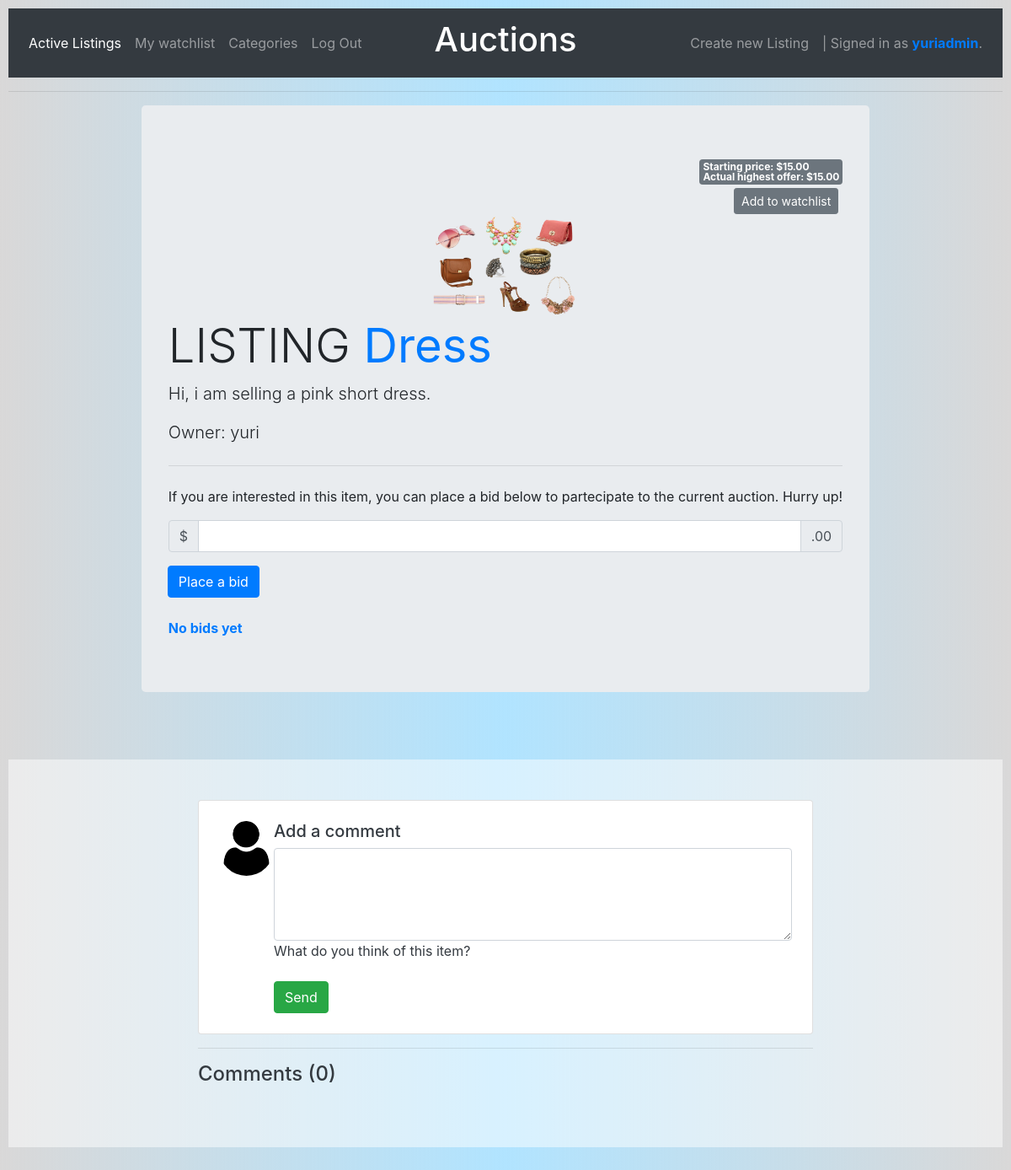
Screenshot of /9/listingpage (signed in) with the database file from the repository.
### auctions/models.py (models this page shows, shortened)
class User(AbstractUser):
    pass

class Listing(models.Model):
    id = models.AutoField(primary_key=True)
    title = models.CharField(max_length=24)
    description = models.CharField(max_length=64)
    startingprice = models.IntegerField()
    imagename = models.CharField(max_length=255)
    categoryname = models.CharField(max_length=255, blank=True, null=True)
    user = models.ForeignKey(User, on_delete=models.CASCADE, related_name='owner')
    winner = models.CharField(max_length=255, blank=True, null=True)
    pass

### auctions/views.py (the view, shortened to what this page needs)
# urls.py: path("<int:listing_id>/listingpage", views.listing, name="listingpage"),
@login_required
def listing(request, listing_id):
    if request.user.is_authenticated:
        try:
            bids = Bid.objects.all().filter(listing=listing_id)
        except ObjectDoesNotExist:
            bids = None
    if request.user.is_authenticated:
        if request.method != "POST":
            try:
                listing = Listing.objects.get(pk=listing_id)
            except ObjectDoesNotExist:
                return HttpResponse("Listing not found.")
            user = User.objects.get(username=request.user)
            comments = Comment.objects.all().filter(listing=listing_id)
            commentsCount = comments.count()
            isOwner = False
            if listing.user.username == user.username:
                isOwner = True
            isactive = False
            try:
                watch = Watchlist.objects.get(user=user.pk, listing=listing_id)
                if watch is not None:
                    isactive = True
            except ObjectDoesNotExist:
                watch = None
            if bids is not None:
                offers=(bid.amount for bid in bids)
                maximum = max(offers, default=listing.startingprice)
            return render(request, "auctions/listingpage.html", {
                    "username": user.username,
                    "listing": listing,
                    "bids": bids,
                    "actualprice": maximum,
                    "isWatching": isactive,
                    "isOwner": isOwner,
                    "comments": comments,
                    "commentsCount": commentsCount
                })
    else:
        return HttpResponseRedirect(reverse("index"))

### auctions/templates/auctions/listingpage.html (shortened to what this page needs)
{% extends "auctions/layout.html" %}
{% block body %}
    {% load static %}
    <div class="row justify-content-center">
      <div class="jumbotron">
      <div class="text-right">
        <span class="badge badge-secondary">
          <span class="input-group-prepend">Starting price: ${{listing.startingprice}}<span class="input-group-append">.00</span></span>
          <span class="input-group-prepend">Actual highest offer: ${{actualprice}}<span class="input-group-append">.00</span></span>
        </span>
      </div>
      <div class="text-right">
        {% if not isWatching and listing.winner is None %}
          <form method="POST" action="{% url 'listingpage' listing.id %}">
            <span class="badge">
              <input type="submit" value="Add to watchlist" name="status" class="btn btn-secondary btn-sm">
            </span>
          </form>
        {% endif %}
      </div>
      <div class="text-center">
        <img class="card-img-top justify-content-center" src="{% static 'images/'|add:listing.imagename' %}" alt="Listing Image" id="img">
      </div>
        <h1 class="display-4">LISTING <strong class="text-primary">{{ listing.title }}</strong></h1>
        <form method="POST" action="{% url 'biddingpage' listing.id %}">
        <p class="lead">{{ listing.description }}</p>
        <p class="lead">Owner: {{ listing.user }}</p>
        <hr class="my-4">
        <p>If you are interested in this item, you can place a bid below to partecipate to the current auction. Hurry up!</p>
        <div class="input-group mb-3">
          <div class="input-group-prepend">
            <span class="input-group-text">$</span>
          </div>
          {% if listing.winner is None %}
          <input type="number" name="amount" class="form-control" aria-label="Amount (to the nearest dollar)" min="{{actualprice}}" required>
          {% else %}
          <input type="number" name="amount" class="form-control" aria-label="Amount (to the nearest dollar)" min="{{actualprice}}" readonly>
          {% endif %}
          <div class="input-group-append">
            <span class="input-group-text">.00</span>
          </div>
        </div>
        <div class="input-group-append">
          {% if listing.winner is None %}
            <input type="submit" value="Place a bid" class="btn btn-primary">
          {% else %}
            <input type="submit" value="Place a bid" class="btn btn-primary" disabled>
          {% endif %}
      </div>
      </form>
      <br>
      {% if not bids %}
        <strong class="text-primary">No bids yet</strong>
      {% endif %}
      </div>
    </div>
    <section id="commentSection">
      <form method="POST" action="{% url 'comment' listing.id %}">
      <div class="container my-5 py-5 text-dark">
        <div class="row d-flex justify-content-center">
          <div class="col-md-12 col-lg-10 col-xl-8">
            <div class="card">
              <div class="card-body p-4">
                <div class="d-flex flex-start w-100">
                  <img class="rounded-circle shadow-1-strong me-3"
                    src="{% static 'images/user.png' %}" alt="avatar" width="65"
                    height="65" />
                  <div class="w-100">
                    <h5>Add a comment</h5>
                    <div class="form-outline">
                      <textarea class="form-control" name="content" rows="4"></textarea>
                      <label class="form-label" for="textAreaExample">What do you think of this item?</label>
                    </div>
                    <div class="d-flex justify-content-between mt-3">
                      <button type="submit" class="btn btn-success">
                        Send
                      </button>
                    </div>
                  </div>
                </div>
              </div>
            </div>
          </form>
            <hr>
            {% if comments is not None %}
            <div class="d-flex justify-content-between align-items-center mb-4">
              <h4 class="text-dark mb-0">Comments ({{ commentsCount }})</h4>
            </div>
            {% endif %}
    </section>
{% endblock %}

### auctions/templates/auctions/layout.html (shortened to what this page needs)
{% load static %}
<!DOCTYPE html>
<html lang="en">
    <head>
        <link rel="stylesheet" href="https://cdn.jsdelivr.net/npm/bootstrap@4.1.3/dist/css/bootstrap.min.css">
        <link href="{% static 'auctions/styles.css' %}" rel="stylesheet">
    </head>
    <body>
        <nav class="navbar navbar-expand-md navbar-dark bg-dark">
            <div class="navbar-collapse collapse w-100 order-1 order-md-0 dual-collapse2">
                <ul class="navbar-nav mr-auto">
                    <li class="nav-item active">
                        <a class="nav-link" href="{% url 'index' %}">Active Listings</a>
                    </li>
                {% if user.is_authenticated %}
                    <li class="nav-item">
                        <a class="nav-link" href="{% url 'watchpage' %}">My watchlist</a>
                    </li>
                    <li class="nav-item">
                        <a class="nav-link" href="{% url 'categories' %}">Categories</a>
                    </li>
                    <li class="nav-item">
                        <a class="nav-link" href="{% url 'logout' %}">Log Out</a>
                    </li>
                {% endif %}
                </ul>
            </div>
            <div class="mx-auto order-0">
                <a class="navbar-brand mx-auto" href="#"><h1>Auctions</h1></a>
            </div>
            <div class="navbar-collapse collapse w-100 order-3 dual-collapse2">
                <ul class="navbar-nav ml-auto">
                    <li class="nav-item">
                        <a class="nav-link" href="{% url 'newlisting' %}">Create new Listing</a>
                    </li>
                    <li>
                        {% if user.is_authenticated %}
                            <a class="nav-link">| Signed in as <strong class="text-primary">{{ user.username }}</strong>.</a>
                        {% else %}
                            <a class="nav-link">| Not signed in.</strong></a>
                        {% endif %}
                    </li>
                </ul>
            </div>
        </nav>
        <hr>
        {% block body %}
        {% endblock %}
    </body>
</html>

### auctions/static/auctions/styles.css (style rules this page uses)
body { padding: 10px; background: rgb(217,216,216); background: linear-gradient(90deg, rgba(217,216,216,1) 0%, rgba(97, 200, 255, 0.493) 50%, rgba(217,216,216,1) 100%); }
.card-img-top { width: 100%; height: 10vw; object-fit: cover; }
#commentSection, #filterSection { background-color: #fff; background-color: rgba(255,255,255,0.5); }
#img { object-fit: contain }

### rows the page displays
User: username "yuriadmin"
Listing: startingprice "15", imagename (picture), title "Dress", description "Hi, i am selling a pink short dress.", user "yuri"

### other values shown
{{ actualprice }} "15"
{{ commentsCount }} "0"
